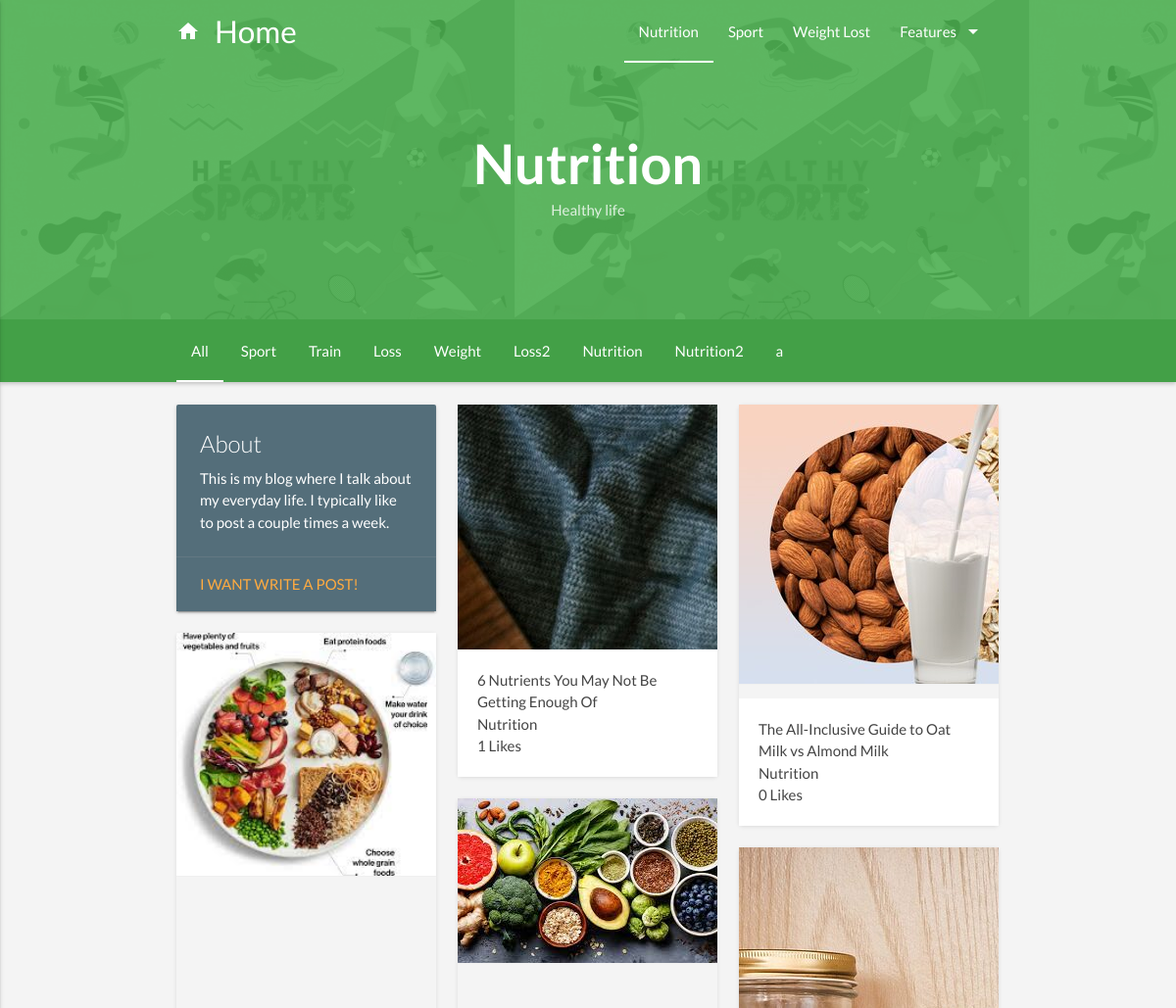
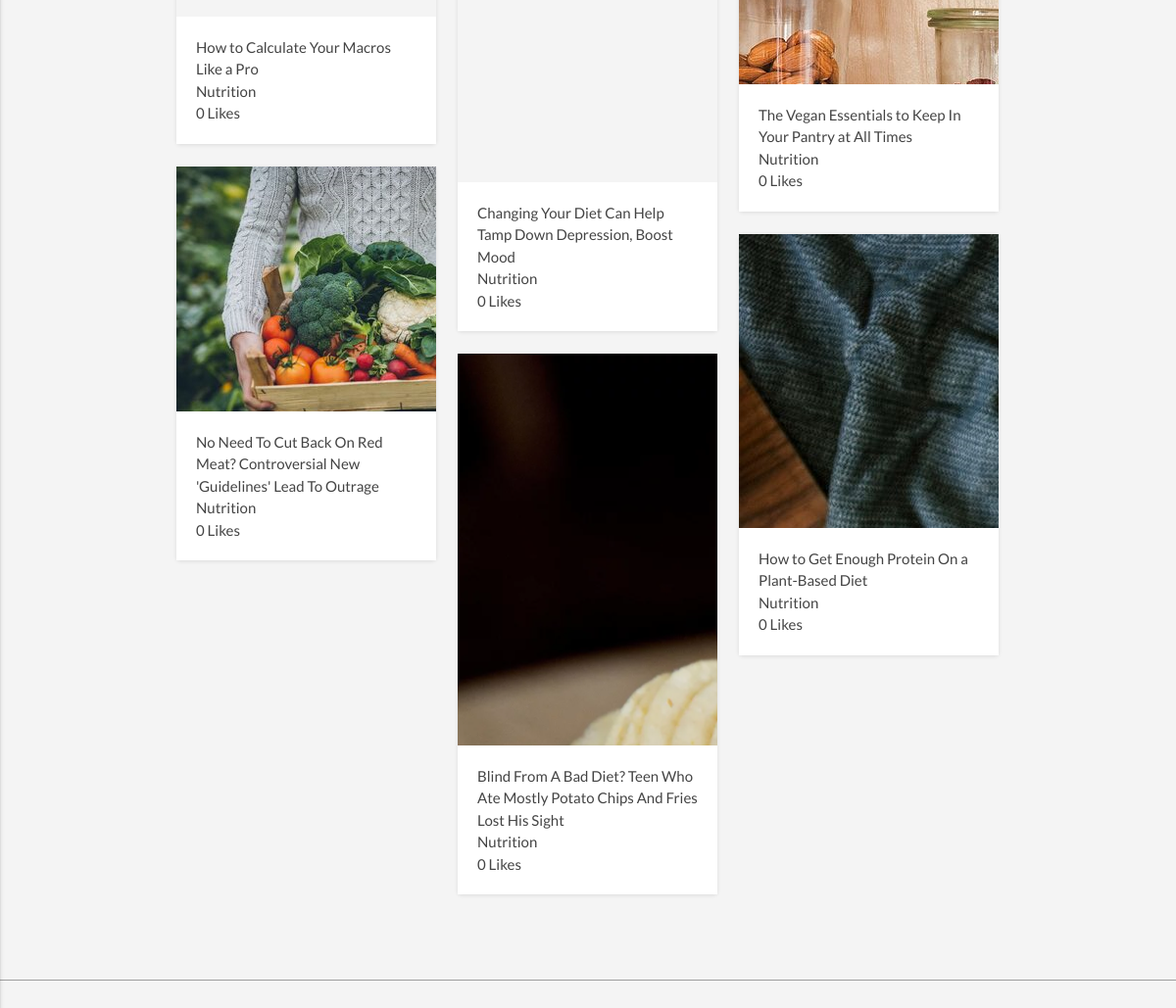
The page /myblog/ on the database its author committed (2 pictures, top to bottom).
### blog/models.py (models this page shows, shortened)
class Post(models.Model):
    category = models.ForeignKey(Categories, related_name='posts', on_delete=models.SET_NULL, null=True)
    author = models.ForeignKey(User, on_delete=models.SET_NULL, null=True)
    title = models.CharField(max_length=250)
    slug = models.SlugField(unique=True, max_length=100)
    description = models.TextField(max_length=10000)
    content = models.TextField(default='(empty)')
    published = models.DateField(auto_now_add=True)
    pic = models.ImageField(upload_to='pics', null=True, blank=True, default='default.png')
    enabled = models.BooleanField(default=True)
    tags = TaggableManager()
    likes = models.IntegerField(default=0)
    class Meta:
        ordering = ['-published']

### blog/views.py (the view)
# urls.py: path('', homepage, name='homepage'),
def homepage(request):
    if request.user is not None:
        user = request.user
        username = user.username
    posts = Post.objects.all().filter(category='3').filter(enabled=True).order_by('-published', )
    common_tags = Tag.objects.all()
    form_c = CommentForm()
    try:
        post_slug = request.POST['slug']
        comment_name = request.POST['name']
        comment_email = request.POST['email']
        comment_body = request.POST['body']
    except:
        post_slug = None
    if request.method == 'POST' and post_slug is not None:
        post = models.Post.objects.get(slug=post_slug)
        comment_post = models.Comment.objects.create(post=post, name=comment_name, body=comment_body, email=comment_email)
        comment_post.save()
    return render(request, 'blog/nutrition.html', locals())

### templates/blog/nutrition.html (shortened to what this page needs)
{% extends 'blog/base_blog.html' %}
{% load static %}
{% block Top_background %}{% static 'images/background_picture.jpg' %}{% endblock %}
{% block color1 %}green{% endblock %}
{% block color2 %}green{% endblock %}
{% block header_title %}
    <h1>Nutrition</h1>
    <div class="tagline">Healthy life</div>
{% endblock %}
{% block categories %}
    <li class="active"><a href="#all">All</a></li>
    {% for tag in common_tags %}
        <li><a href="#{{ tag }}">{{ tag }}</a></li>
    {% endfor %}
{% endblock %}
{% block content %}
    {% for post in posts %}
        <div class="col l4 m6 s12 gallery-item gallery-expand gallery-filter {{ post.tags.all |cut:'<QuerySet [' | cut:'<Tag: ' | cut:'>' | cut:',' | cut:']' }} ">
            <div class="gallery-curve-wrapper">
                <a class="gallery-cover gray" style="height: {% cycle '250px' '300px' '400px' '400px' '250px' %};">
                {% if post.pic.url %}
                    <img src="{{ post.pic.url }}" alt="placeholder">
                {% else %}
                    <img src="http://placehold.it/1280x500" alt="placeholder">
                {% endif %}
                </a>
                <div class="gallery-header">
                    <span>{{ post.title }}</span>
                    <br>
                    <span>{{ post.description | truncatechars:100 }}</span>
                    <br>
                    <span>{{ post.likes }} Likes</span>
                </div>
            </div>
            <div class="gallery-action">
            </div>
        </div>
    {% endfor %}
{% endblock %}

### rows shown on the page
Tag: name "Sport"
Tag: name "Train"
Tag: name "Loss"
Tag: name "Weight"
Tag: name "Loss2"
Tag: name "Nutrition"
Tag: name "Nutrition2"
Tag: name "a"
Post: pic (picture), title "6 Nutrients You May Not Be Getting Enough Of", description "Nutrition", likes "1"
Post: pic (picture), title "The All-Inclusive Guide to Oat Milk vs Almond Milk", description "Nutrition", likes "0"
Post: pic (picture), title "How to Calculate Your Macros Like a Pro", description "Nutrition", likes "0"
Post: pic (picture), title "Changing Your Diet Can Help Tamp Down Depression, Boost Mood", description "Nutrition", likes "0"
Post: pic (picture), title "The Vegan Essentials to Keep In Your Pantry at All Times", description "Nutrition", likes "0"
Post: pic (picture), title "No Need To Cut Back On Red Meat? Controversial New 'Guidelines' Lead To Outrage", description "Nutrition", likes "0"
Post: pic (picture), title "How to Get Enough Protein On a Plant-Based Diet", description "Nutrition", likes "0"
Post: pic (picture), title "Blind From A Bad Diet? Teen Who Ate Mostly Potato Chips And Fries Lost His Sight", description "Nutrition", likes "0"
